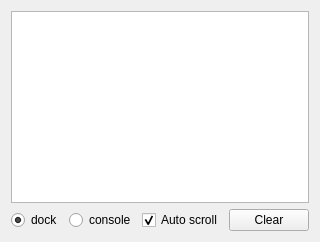
      <widget class="QWidget" name="consoleWidget">
       <attribute name="icon">
        <iconset resource="resources.qrc">
         <normaloff>:/icons/resources/icons/console.png</normaloff>:/icons/resources/icons/console.png</iconset>
       </attribute>
       <attribute name="title">
        <string>Console</string>
       </attribute>
       <layout class="QVBoxLayout" name="verticalLayout_2">
        <item>
         <widget class="QPlainTextEdit" name="console">
          <property name="sizePolicy">
           <sizepolicy hsizetype="Expanding" vsizetype="Expanding">
            <horstretch>0</horstretch>
            <verstretch>0</verstretch>
           </sizepolicy>
          </property>
          <property name="contextMenuPolicy">
           <enum>Qt::CustomContextMenu</enum>
          </property>
          <property name="undoRedoEnabled">
           <bool>false</bool>
          </property>
          <property name="lineWrapMode">
           <enum>QPlainTextEdit::NoWrap</enum>
          </property>
          <property name="readOnly">
           <bool>true</bool>
          </property>
          <property name="plainText">
           <string notr="true"/>
          </property>
         </widget>
        </item>
        <item>
         <layout class="QHBoxLayout" name="horizontalLayout_21">
          <property name="bottomMargin">
           <number>0</number>
          </property>
          <item>
           <widget class="QRadioButton" name="radioDock">
            <property name="text">
             <string>dock</string>
            </property>
            <property name="checked">
             <bool>true</bool>
            </property>
            <property name="autoRepeat">
             <bool>false</bool>
            </property>
           </widget>
          </item>
          <item>
           <widget class="QRadioButton" name="radioConsole">
            <property name="text">
             <string>console</string>
            </property>
            <property name="checked">
             <bool>false</bool>
            </property>
           </widget>
          </item>
          <item>
           <spacer name="horizontalSpacer_11">
            <property name="orientation">
             <enum>Qt::Horizontal</enum>
            </property>
            <property name="sizeHint" stdset="0">
             <size>
              <width>0</width>
              <height>20</height>
             </size>
            </property>
           </spacer>
          </item>
          <item>
           <widget class="QCheckBox" name="checkAutoScroll">
            <property name="text">
             <string>Auto scroll</string>
            </property>
            <property name="checked">
             <bool>true</bool>
            </property>
           </widget>
          </item>
          <item>
           <widget class="QPushButton" name="buttonConsoleclear">
            <property name="sizePolicy">
             <sizepolicy hsizetype="Minimum" vsizetype="Fixed">
              <horstretch>0</horstretch>
              <verstretch>0</verstretch>
             </sizepolicy>
            </property>
            <property name="maximumSize">
             <size>
              <width>16777215</width>
              <height>16777215</height>
             </size>
            </property>
            <property name="baseSize">
             <size>
              <width>-13825</width>
              <height>0</height>
             </size>
            </property>
            <property name="focusPolicy">
             <enum>Qt::NoFocus</enum>
            </property>
            <property name="text">
             <string>Clear</string>
            </property>
           </widget>
          </item>
         </layout>
        </item>
       </layout>
      </widget>
